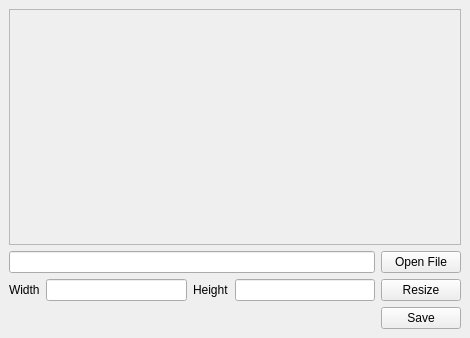
<?xml version="1.0" encoding="UTF-8"?>
<ui version="4.0">
 <class>MainWindow</class>
 <widget class="QMainWindow" name="MainWindow">
  <property name="geometry">
   <rect>
    <x>0</x>
    <y>0</y>
    <width>470</width>
    <height>338</height>
   </rect>
  </property>
  <property name="windowTitle">
   <string>Resize Image</string>
  </property>
  <widget class="QWidget" name="centralwidget">
   <layout class="QGridLayout" name="gridLayout">
    <item row="3" column="1">
     <widget class="QLineEdit" name="inputWidth"/>
    </item>
    <item row="3" column="4">
     <widget class="QPushButton" name="btnResize">
      <property name="text">
       <string>Resize</string>
      </property>
     </widget>
    </item>
    <item row="3" column="0">
     <widget class="QLabel" name="label">
      <property name="text">
       <string>Width</string>
      </property>
     </widget>
    </item>
    <item row="3" column="3">
     <widget class="QLineEdit" name="inputHeight"/>
    </item>
    <item row="3" column="2">
     <widget class="QLabel" name="label_2">
      <property name="text">
       <string>Height</string>
      </property>
     </widget>
    </item>
    <item row="4" column="4">
     <widget class="QPushButton" name="btnSave">
      <property name="text">
       <string>Save</string>
      </property>
     </widget>
    </item>
    <item row="0" column="0" colspan="5">
     <widget class="QScrollArea" name="scrollArea">
      <property name="widgetResizable">
       <bool>true</bool>
      </property>
      <widget class="QWidget" name="scrollAreaWidgetContents">
       <property name="geometry">
        <rect>
         <x>0</x>
         <y>0</y>
         <width>450</width>
         <height>231</height>
        </rect>
       </property>
       <layout class="QGridLayout" name="gridLayout_2">
        <item row="0" column="0">
         <widget class="QLabel" name="labelImg">
          <property name="text">
           <string/>
          </property>
         </widget>
        </item>
       </layout>
      </widget>
     </widget>
    </item>
    <item row="2" column="4">
     <widget class="QPushButton" name="btnOpenFile">
      <property name="text">
       <string>Open File</string>
      </property>
     </widget>
    </item>
    <item row="2" column="0" colspan="4">
     <widget class="QLineEdit" name="inputOpenFile"/>
    </item>
   </layout>
  </widget>
 </widget>
 <resources/>
 <connections/>
</ui>
